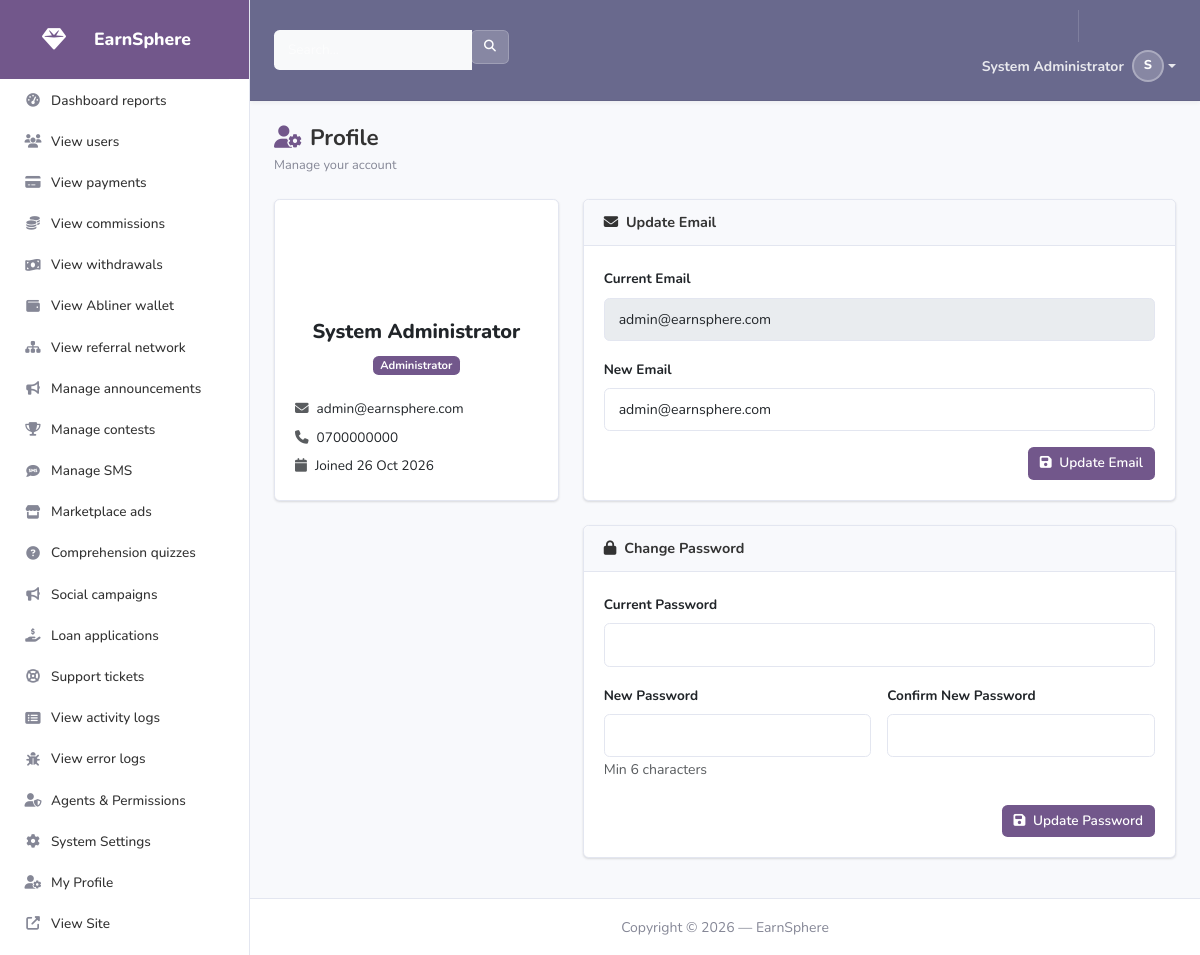
Screenshot of /admin/profile.php (signed in) with the database file from the repository.
### tables this page shows
CREATE TABLE IF NOT EXISTS `users` (
    `id` INT UNSIGNED NOT NULL AUTO_INCREMENT,
    `full_name` VARCHAR(150) NOT NULL,
    `phone` VARCHAR(20) NOT NULL,
    `email` VARCHAR(150) DEFAULT NULL,
    `password` VARCHAR(255) NOT NULL,
    `referral_code` VARCHAR(20) NOT NULL,
    `referred_by` INT UNSIGNED DEFAULT NULL,
    `referred_by_level` TINYINT UNSIGNED DEFAULT NULL COMMENT '1=direct,2=level2,3=level3',
    `avatar` VARCHAR(255) DEFAULT NULL,
    `status` ENUM('pending','active','suspended') NOT NULL DEFAULT 'pending',
    `role` ENUM('user','admin','agent') NOT NULL DEFAULT 'user',
    `staff_version` INT UNSIGNED NOT NULL DEFAULT 0,
    `is_online` TINYINT(1) NOT NULL DEFAULT 0,
    `last_login` DATETIME DEFAULT NULL,
    `ip_address` VARCHAR(45) DEFAULT NULL,
    `created_at` DATETIME NOT NULL DEFAULT CURRENT_TIMESTAMP,
    `updated_at` DATETIME NOT NULL DEFAULT CURRENT_TIMESTAMP ON UPDATE CURRENT_TIMESTAMP,
    PRIMARY KEY (`id`),
    UNIQUE KEY `uk_phone` (`phone`),
    UNIQUE KEY `uk_email` (`email`),
    UNIQUE KEY `uk_referral_code` (`referral_code`),
    KEY `idx_referred_by` (`referred_by`),
    KEY `idx_status` (`status`),
    KEY `idx_role` (`role`),
    CONSTRAINT `fk_users_referred_by` FOREIGN KEY (`referred_by`) REFERENCES `users` (`id`) ON DELETE SET NULL
);

### classes/StaffAccess.php (called while the page is built, shortened)
<?php
class StaffAccess {
    private static array $cache = [];
    private static function account(int $id): ?array {
        if (!array_key_exists($id, self::$cache)) {
            $user = Database::fetchOne('SELECT * FROM users WHERE id = ?', [$id]);
            if (!$user || $user['status'] !== 'active' || !in_array($user['role'], ['admin', 'agent'], true)) {
                self::$cache[$id] = null;
            } else {
                $user['permissions'] = $user['role'] === 'admin' ? array_keys(self::catalog()) : array_column(
                    Database::fetchAll('SELECT permission FROM agent_permissions WHERE user_id = ?', [$id]), 'permission');
                self::$cache[$id] = $user;
            }
        }
        return self::$cache[$id];
    }
    public static function current(): ?array {
        $id = (int) ($_SESSION['user_id'] ?? 0);
        $user = self::account($id);
        return $user;
    }
    public static function isStaff(): bool { return self::current() !== null; }
    public static function isAdministrator(): bool { return (self::current()['role'] ?? '') === 'admin'; }
    public static function can(string $permission): bool {
        $user = self::current();
        if (in_array($permission, ['profile', 'home'], true)) return true;
        if (in_array($permission, ['settings', 'agents'], true)) return $user['role'] === 'admin';
        return isset(self::catalog()[$permission]) && in_array($permission, $user['permissions'], true);
    }
    public static function menu(): array {
        $items = [];
        foreach (self::catalog() as $key => $item) {
            if (isset($item['page']) && self::can($key)) $items[] = ['permission' => $key] + $item;
        }
        if (self::isAdministrator()) {
            $items[] = ['permission' => 'agents', 'page' => 'agents', 'label' => 'Agents & Permissions', 'icon' => 'user-shield'];
            $items[] = ['permission' => 'settings', 'page' => 'settings', 'label' => 'System Settings', 'icon' => 'cog'];
        }
        if (self::isStaff()) $items[] = ['permission' => 'profile', 'page' => 'profile', 'label' => 'My Profile', 'icon' => 'user-cog'];
        return $items;
    }
    public static function landingUrl(): string {
        if (self::isAdministrator()) return SITE_URL . '/admin/index';
        return SITE_URL . '/admin/home';
    }
    public static function pagePermission(string $page): ?string {
        return in_array($page, ['settings', 'agents', 'profile', 'home'], true) ? $page : null;
    }
    public static function requirePermission(string $permission, bool $json = false): void {
        if (!self::can($permission)) self::deny($json, isset($_SESSION['user_id']) ? 403 : 401);
    }
    public static function requirePage(string $page): void {
        $permission = self::pagePermission($page);
        self::requirePermission($permission);
    }
}

### config/database.php (called while the page is built, shortened)
<?php
class Database {
    private static ?PDO $instance = null;
    public static function getConnection(): PDO {
        if (self::$instance === null) {
            $dsn = "mysql:host=" . DB_HOST . ";dbname=" . DB_NAME . ";charset=" . DB_CHARSET;
            $options = [
                PDO::ATTR_ERRMODE            => PDO::ERRMODE_EXCEPTION,
                PDO::ATTR_DEFAULT_FETCH_MODE => PDO::FETCH_ASSOC,
                PDO::ATTR_EMULATE_PREPARES   => false,
                PDO::MYSQL_ATTR_INIT_COMMAND => "SET NAMES utf8mb4 COLLATE utf8mb4_unicode_ci",
            ];
            try {
                self::$instance = new PDO($dsn, DB_USER, DB_PASS, $options);
            } catch (PDOException $e) {
                error_log("Database connection failed: " . $e->getMessage());
                if (ENVIRONMENT === 'development') {
                    die("Database connection failed: " . $e->getMessage());
                }
                die("Database connection failed. Please try again later.");
            }
        }
        return self::$instance;
    }
    public static function query(string $sql, array $params = []): PDOStatement {
        $stmt = self::getConnection()->prepare($sql);
        $stmt->execute($params);
        return $stmt;
    }
    public static function fetchOne(string $sql, array $params = []): ?array {
        $stmt = self::query($sql, $params);
        $result = $stmt->fetch();
        return $result ?: null;
    }
}

### includes/helpers.php (called while the page is built, shortened)
<?php
function sanitize(mixed $input): mixed {
    return htmlspecialchars(trim($input), ENT_QUOTES, 'UTF-8');
}

### admin/profile.php (the view, shortened to what this page needs)
<?php
require_once dirname(__DIR__) . '/config/database.php';
require_once dirname(__DIR__) . '/includes/helpers.php';
require_once dirname(__DIR__) . '/classes/StaffAccess.php';
StaffAccess::requirePage('profile');
$admin = Database::fetchOne(
    "SELECT id, full_name, email, phone, role, status, created_at FROM users WHERE id = ?",
    [$_SESSION['user_id']]
);
include __DIR__ . '/admin_header.php';
?>
<div class="page-header">
    <h1><i class="fas fa-user-cog me-2" style="color:var(--primary);"></i>Profile</h1>
    <p>Manage your account</p>
</div>
<div class="row g-4">
    <div class="col-lg-4">
        <div class="card">
            <div class="card-body text-center py-4">
                <div style="width:80px;height:80px;border-radius:50%;background:linear-gradient(135deg,var(--primary),var(--primary-dark));color:white;display:inline-flex;align-items:center;justify-content:center;font-size:2rem;font-weight:800;margin-bottom:1rem;">
                </div>
                <h5 style="font-weight:800;"><?= sanitize($admin['full_name']) ?></h5>
                <span class="badge bg-primary mb-2"><?= $admin['role'] === 'agent' ? 'Agent' : 'Administrator' ?></span>
                <div class="text-start mt-3" style="font-size:0.85rem;">
                    <p class="mb-2"><i class="fas fa-envelope me-2 text-muted"></i><?= sanitize($admin['email'] ?: 'Not set') ?></p>
                    <p class="mb-2"><i class="fas fa-phone me-2 text-muted"></i><?= sanitize($admin['phone'] ?: 'Not set') ?></p>
                    <p class="mb-0"><i class="fas fa-calendar me-2 text-muted"></i>Joined <?= date('d M Y', strtotime($admin['created_at'])) ?></p>
                </div>
            </div>
        </div>
    </div>
    <div class="col-lg-8">
        <div class="card mb-4">
            <div class="card-header">
                <h6><i class="fas fa-envelope me-1"></i> Update Email</h6>
            </div>
            <div class="card-body">
                <form method="POST">
                    <div class="mb-3">
                        <label class="form-label" style="font-weight:700;font-size:0.85rem;">Current Email</label>
                        <input type="text" class="form-control" value="<?= sanitize($admin['email'] ?: 'Not set') ?>" disabled>
                    </div>
                    <div class="mb-3">
                        <label class="form-label" style="font-weight:700;font-size:0.85rem;">New Email</label>
                        <input type="email" class="form-control" name="new_email" required placeholder="admin@example.com" value="<?= sanitize($admin['email'] ?? '') ?>">
                    </div>
                    <div class="text-end">
                        <button type="submit" class="btn btn-primary">
                            <i class="fas fa-save me-1"></i> Update Email
                        </button>
                    </div>
                </form>
            </div>
        </div>
        <div class="card">
            <div class="card-header">
                <h6><i class="fas fa-lock me-1"></i> Change Password</h6>
            </div>
            <div class="card-body">
                <form method="POST">
                    <div class="mb-3">
                        <label class="form-label" style="font-weight:700;font-size:0.85rem;">Current Password</label>
                        <input type="password" class="form-control" name="current_password" required autocomplete="current-password">
                    </div>
                    <div class="row g-3">
                        <div class="col-md-6">
                            <label class="form-label" style="font-weight:700;font-size:0.85rem;">New Password</label>
                            <input type="password" class="form-control" name="new_password" required minlength="6" autocomplete="new-password">
                            <small class="text-muted">Min 6 characters</small>
                        </div>
                        <div class="col-md-6">
                            <label class="form-label" style="font-weight:700;font-size:0.85rem;">Confirm New Password</label>
                            <input type="password" class="form-control" name="confirm_password" required minlength="6" autocomplete="new-password">
                        </div>
                    </div>
                    <div class="text-end mt-4">
                        <button type="submit" class="btn btn-primary">
                            <i class="fas fa-save me-1"></i> Update Password
                        </button>
                    </div>
                </form>
            </div>
        </div>
    </div>
</div>
<?php include __DIR__ . '/admin_footer.php'; ?>

### admin/admin_header.php (shortened to what this page needs)
<?php
require_once dirname(__DIR__) . '/classes/StaffAccess.php';
require_once dirname(__DIR__) . '/includes/helpers.php';
$currentPage = basename($_SERVER['PHP_SELF'], '.php');
$adminUser = Database::fetchOne("SELECT full_name, avatar FROM users WHERE id = ?", [$_SESSION['user_id']]);
?>
<!DOCTYPE html>
<html lang="en">
<head>
    <link href="https://cdn.jsdelivr.net/npm/bootstrap@5.3.3/dist/css/bootstrap.min.css" rel="stylesheet">
    <link rel="stylesheet" href="https://cdnjs.cloudflare.com/ajax/libs/font-awesome/6.5.1/css/all.min.css">
    <link rel="stylesheet" href="<?= SITE_URL ?>/assets/css/admin.css">
</head>
<body id="page-top">
<div id="wrapper">
<ul class="navbar-nav sidebar sidebar-light accordion" id="accordionSidebar">
    <a class="sidebar-brand d-flex align-items-center justify-content-center" href="<?= htmlspecialchars(StaffAccess::landingUrl(), ENT_QUOTES) ?>">
        <div class="sidebar-brand-icon">
            <i class="fas fa-gem"></i>
        </div>
        <div class="sidebar-brand-text mx-3">EarnSphere</div>
    </a>
    <hr class="sidebar-divider my-0">
    <?php foreach (StaffAccess::menu() as $item): ?>
    <li class="nav-item <?= $currentPage === $item['page'] ? 'active' : '' ?>" data-permission="<?= htmlspecialchars($item['permission'], ENT_QUOTES) ?>">
        <a class="nav-link" href="<?= SITE_URL ?>/admin/<?= htmlspecialchars($item['page'], ENT_QUOTES) ?>">
            <i class="fas fa-fw fa-<?= htmlspecialchars($item['icon'], ENT_QUOTES) ?>"></i>
            <span><?= htmlspecialchars($item['label'], ENT_QUOTES) ?></span>
        </a>
    </li>
    <?php endforeach; ?>
    <li class="nav-item"><a class="nav-link" href="<?= SITE_URL ?>" target="_blank"><i class="fas fa-fw fa-external-link-alt"></i><span>View Site</span></a></li>
    <div class="sidebar-footer" style="padding: 0.75rem 1.25rem; margin-top: auto;">
    </div>
</ul>
<div id="content-wrapper" class="d-flex flex-column">
    <div id="content">
        <nav class="topbar d-flex align-items-center justify-content-between">
            <form class="d-none d-sm-inline-block navbar-search" style="max-width:320px;">
                <div class="input-group">
                    <input type="text" class="form-control bg-light border-0 small" placeholder="Search...">
                    <div class="input-group-append">
                        <button class="btn btn-search" type="button">
                        </button>
                    </div>
                </div>
            </form>
            <ul class="navbar-nav ml-auto d-flex align-items-center">
                <li class="nav-item dropdown no-arrow">
                    <a class="nav-link dropdown-toggle d-flex align-items-center" href="#" id="userDropdown" role="button" data-bs-toggle="dropdown" style="color: rgba(255,255,255,0.85);">
                        <span class="mr-2 d-none d-lg-inline small" style="font-weight:700;">
                            <?= htmlspecialchars($adminUser['full_name'] ?? 'Staff', ENT_QUOTES) ?>
                        </span>
                        <div style="width:32px;height:32px;border-radius:50%;background:rgba(255,255,255,0.2);color:white;display:inline-flex;align-items:center;justify-content:center;font-weight:800;font-size:0.8rem;vertical-align:middle;margin-left:0.5rem;border:2px solid rgba(255,255,255,0.3);">
                            <?= strtoupper(substr($adminUser['full_name'] ?? 'A', 0, 1)) ?>
                        </div>
                    </a>
                </li>
            </ul>
        </nav>
        <div class="container-fluid" id="container-wrapper">

### rows the page displays
users: full_name "System Administrator", full_name "S", email "admin@earnsphere.com", phone "0700000000", created_at "26 Oct 2026", new_email "admin@earnsphere.com"

### other values shown
$item['label'] "Dashboard reports"
$item['label'] "View users"
$item['label'] "View payments"
$item['label'] "View commissions"
$item['label'] "View withdrawals"
$item['label'] "View Abliner wallet"
$item['label'] "View referral network"
$item['label'] "Manage announcements"
$item['label'] "Manage contests"
$item['label'] "Manage SMS"
$item['label'] "Marketplace ads"
$item['label'] "Comprehension quizzes"
$item['label'] "Social campaigns"
$item['label'] "Loan applications"
$item['label'] "Support tickets"
